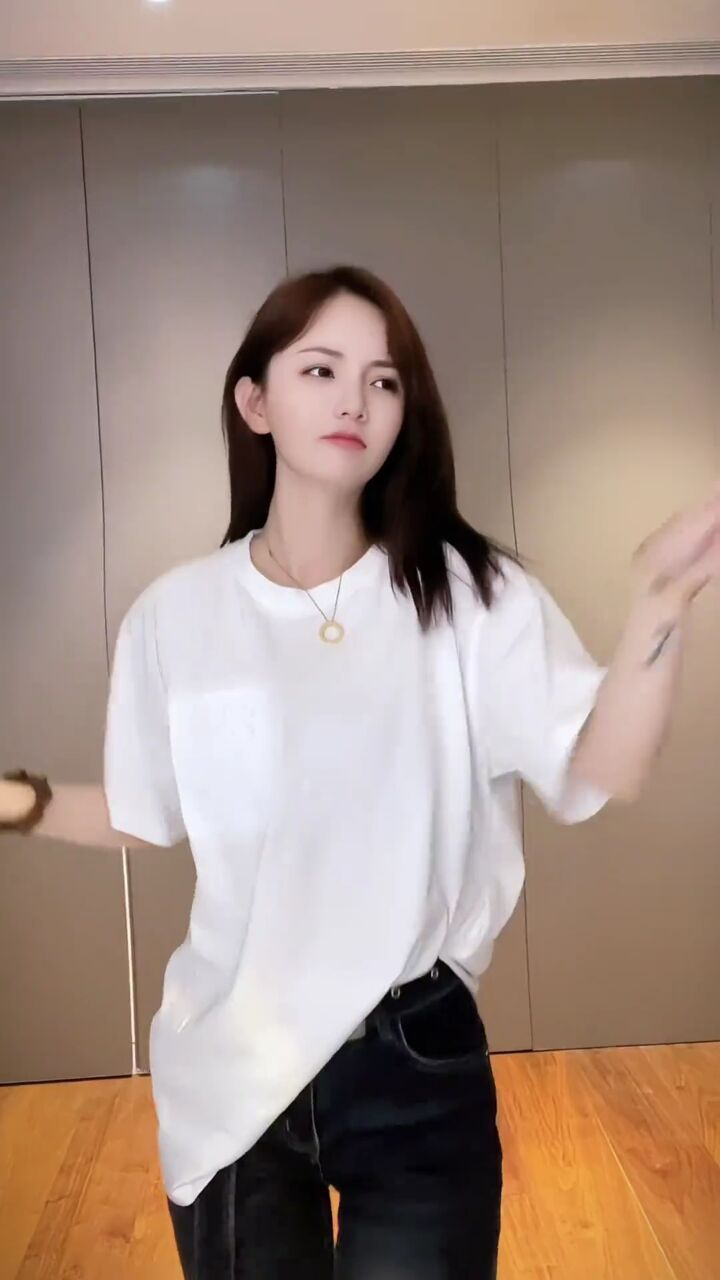
#> input picture day20/课堂代码/day20/b.jpeg, 720 x 1280 px
$ python '13-resize调整图像大小.py'
#> lines starting #> are read from the running program, lines starting #| are printed output that depends on the picture
"""
Image.resize(size, resample=None, box=None) → Image：返回此图像调整大小后的副本。
Size: 以像素为单位的大小，作为一个2元组:(width, height)。
Resample: 可选参数，指图像重采样滤波器，有四种过滤方式，分别是
Image.BICUBIC（双立方插值法）、
PIL.Image.NEAREST（最近邻插值法）、
PIL.Image.BILINEAR（双线性插值法）、
PIL.Image.LANCZOS（下采样过滤插值法），
如果图像的模式为“1”或“P”，则始终设置为Resampling.NEAREST。默认为 Image.BICUBIC
Box: 对指定图片区域进行缩放，box 的参数值是长度为 4 的像素坐标元组，即 (左,上,右,下)。
注意，被指定的区域必须在原图的范围内，如果超出范围就会报错。当不传该参数时，默认对整个原图进行缩放；

"""
from PIL import Image

img = Image.open("b.jpeg")
#> img is the input picture: PIL image 720x1280 RGB; mean R, G, B 158.7, 137.7, 126.4
img1 = img.resize(size=(1440, 2560), resample=Image.Resampling.BICUBIC, box=(100, 100, 300, 500))
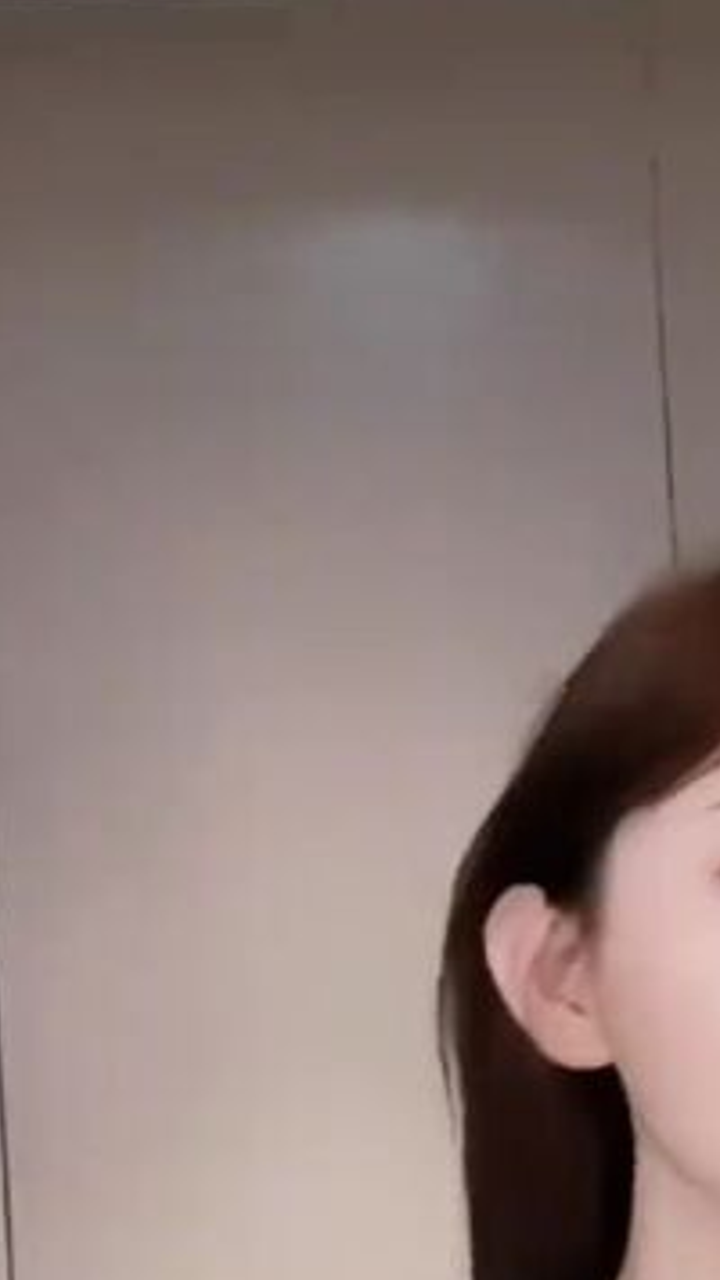
#> img1: PIL image 1440x2560 RGB (shown at 1/2 size); mean R, G, B 139.4, 122.3, 118
img1.show()

$ run again, with day20/课堂代码/day20/mn.jpeg copied over day20/课堂代码/day20/b.jpeg
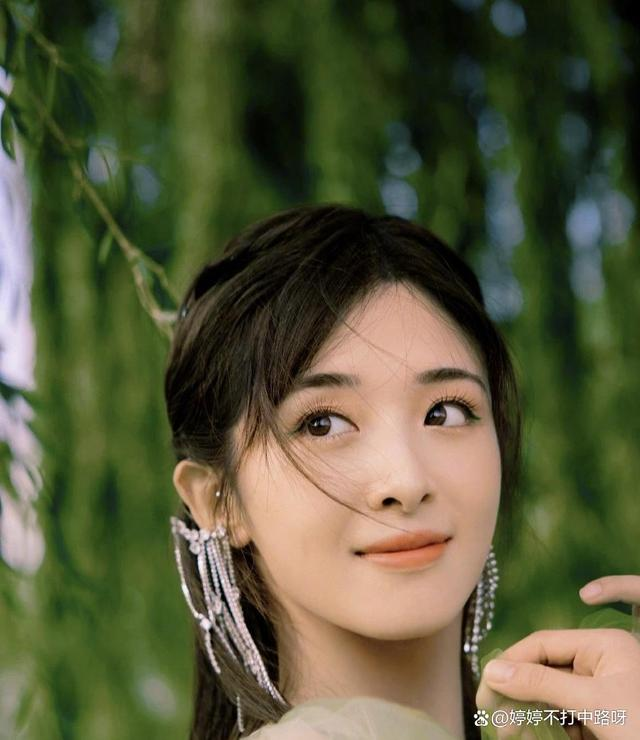
#> input picture day20/课堂代码/day20/mn.jpeg, 640 x 740 px
#> img is the input picture: PIL image 640x740 RGB; mean R, G, B 87.9, 89, 58.9
#> `img1 = img.resize(size=(1440, 2560), resample=Image.Resampling.BICUBIC..`:
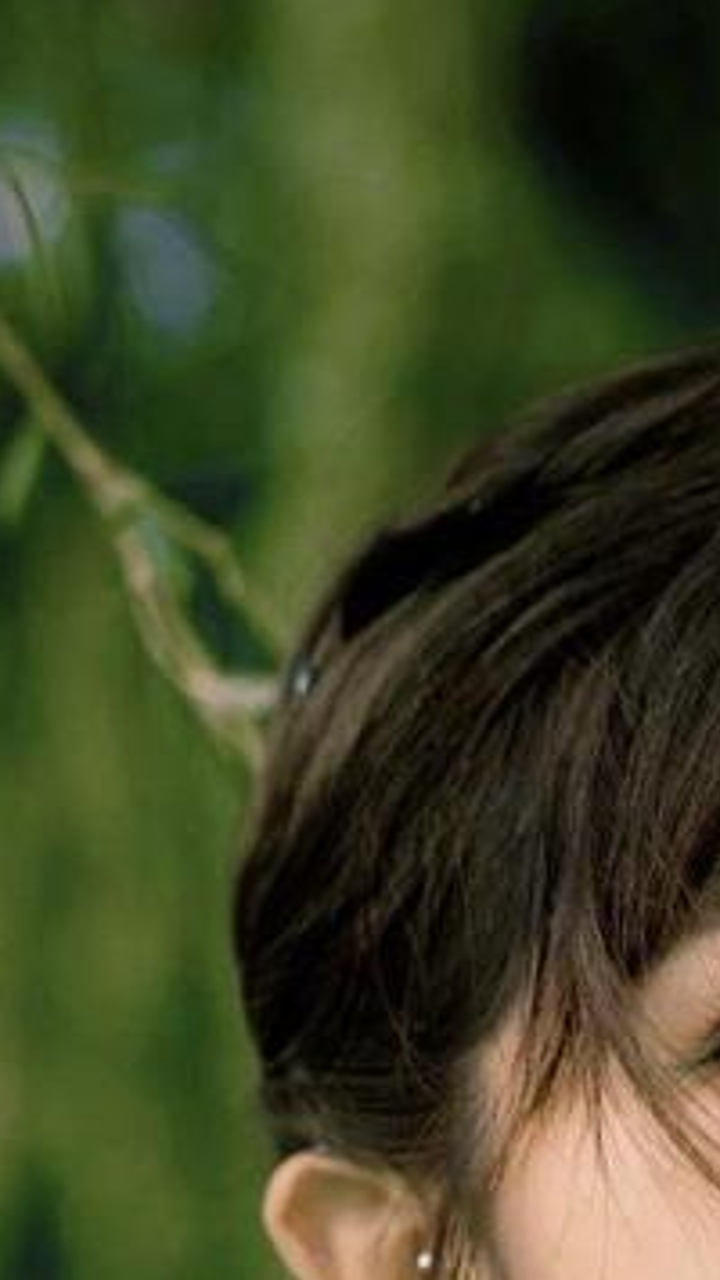
#> img1: PIL image 1440x2560 RGB (shown at 1/2 size); mean R, G, B 63.1, 69, 36.6
